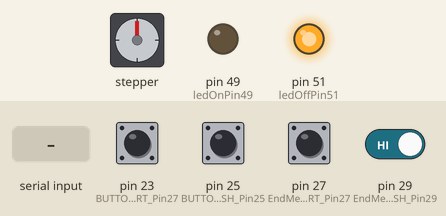
This sketch was run on a simulated Arduino Mega 2560, built with avr-gcc and run on an emulated ATmega2560. Parts: stepper motor, output pins drawn as LEDs (lit = HIGH). Inputs (shaded band) come from the test bench; at power-on: pin 27 (EndMech_START_Pin27), pin 29 (EndMech_FINISH_Pin29) HIGH, pin 23 (BUTTON_TO_START_Pin27), pin 25 (BUTTON_TO_FINISH_Pin25) LOW. Stepper angles assume 200 steps per turn.

Above: at 1.2 s.
1.3 s: pin 23 (BUTTON_TO_START_Pin27) pulled HIGH for 0.15 s
At 1.45 s:
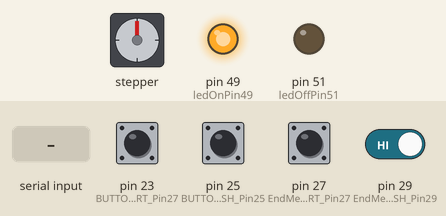
4.3 s: "0\n" received over Serial
At 5.2 s:
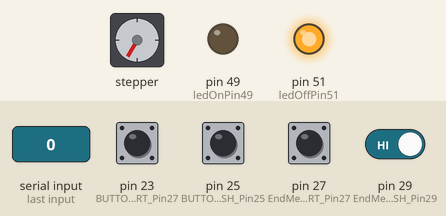
5.8 s: pin 25 (BUTTON_TO_FINISH_Pin25) pulled HIGH for 0.15 s
At 5.95 s:
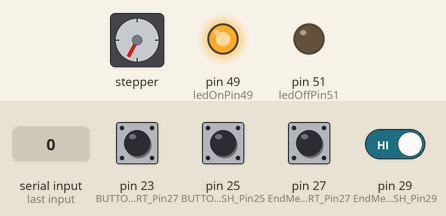
8.9 s: pin 29 (EndMech_FINISH_Pin29) driven LOW
At 9.8 s:
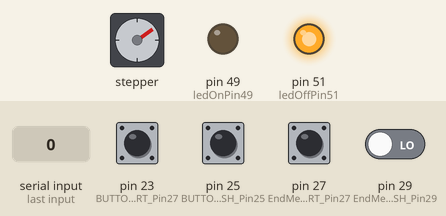
10.4 s: pin 23 (BUTTON_TO_START_Pin27) pulled HIGH for 1 s
At 10.55 s:
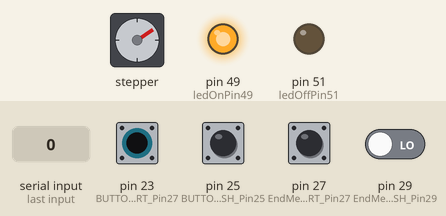
14.4 s: "200\n" received over Serial
At 15.3 s:
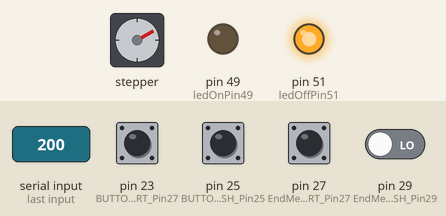
Timing chart, 0 to 16.9 s (numbered marks = the images above; inputs shaded):
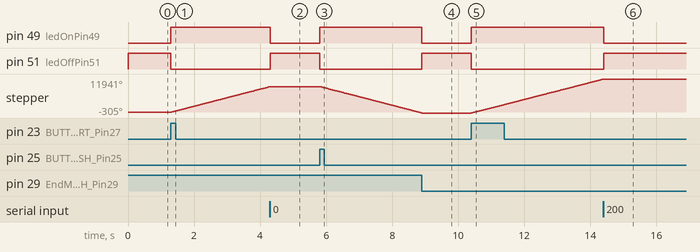

Measured:
- after the input at 1.3 s, pin 49 (ledOnPin49): LOW → HIGH at once; pin 51 (ledOffPin51): HIGH → LOW at once; stepper: keeps turning clockwise at about 3068°/s, starting at once
- after the input at 4.3 s, pin 49 (ledOnPin49): HIGH → LOW at once; pin 51 (ledOffPin51): LOW → HIGH at once
- after the input at 5.8 s, pin 49 (ledOnPin49): LOW → HIGH at once; pin 51 (ledOffPin51): HIGH → LOW at once; stepper: keeps turning counter-clockwise at about 3070°/s, starting at once
- after the input at 8.9 s, pin 49 (ledOnPin49): HIGH → LOW at once; pin 51 (ledOffPin51): LOW → HIGH at once
- after the input at 10.4 s, pin 49 (ledOnPin49): LOW → HIGH at once; pin 51 (ledOffPin51): HIGH → LOW at once; stepper: keeps turning clockwise at about 3058°/s, starting at once
- after the input at 14.4 s, pin 49 (ledOnPin49): HIGH → LOW at once; pin 51 (ledOffPin51): LOW → HIGH at once

The sketch:

VICIAN.ino
```cpp
int dir = 0;                               //направление 0 - стоп, 1 - идти в end position, 2 - идти в start position
int triga = 0;
int MAXSPEED    = 9000;                   //максимальное кол-во STEP)
int GEAR_COUNT  = 9;                       //делитель   (макс. кол-во "передач")
int GEAR;                                  //кол-во STEP в одной "передаче"

//пины концевиков
const int EndMech_FINISH_Pin29 = 29;       //end  position
const int EndMech_START_Pin27 = 27;        //start position

//пины кнопок
const int BUTTON_TO_FINISH_Pin25 = 25;     //кнопка идти в end position
const int BUTTON_TO_START_Pin27 = 23;      //кнопка идти в start position

//состояние концевиков
boolean start;
boolean finish;

//состояние кнопок
boolean state_button_start;
boolean state_button_finish;

//пины LED
int ledOnPin49 = 49;
int ledOffPin51 = 51;

String inString = "";    //incoming str from COM

//формат обмена = 3 цифры
int Digit_1 = 0; //направление
int Digit_2 = 0; //текущая "передача"
int Digit_3 = 1; //зарезервировано

#include <AccelStepper.h>

AccelStepper stepper (1, 8, 9);

void setup()
{
  stepper.setMaxSpeed(MAXSPEED);
  Serial.begin(9600);
  while (!Serial) {
    ; // wait for serial port to connect. Needed for native USB port only
  }

  //режим пинов концевиков
  pinMode(EndMech_FINISH_Pin29, INPUT);
  pinMode(EndMech_START_Pin27, INPUT);

  //режим пинов кнопок
  pinMode(BUTTON_TO_FINISH_Pin25, INPUT);
  pinMode(BUTTON_TO_START_Pin27, INPUT);

  //режим пинов LED
  pinMode(ledOnPin49, OUTPUT);
  pinMode(ledOffPin51, OUTPUT);

  //считываем сотояние концевиков
  start  = digitalRead(EndMech_START_Pin27);
  finish = digitalRead(EndMech_FINISH_Pin29);

  //считываем сотояние кнопок
  state_button_start = digitalRead(BUTTON_TO_START_Pin27);
  state_button_finish = digitalRead(BUTTON_TO_FINISH_Pin25);

  led_work();
  led_stop();
}

void loop()
{

  button_click();

  if (Digit_1 == 0) {
    stepper.stop();
    led_stop();
    return;
  }
  if (Digit_2 == 0) {
    stepper.stop();
    led_stop();
    return;
  }
  if (Digit_3 == 0) {
    stepper.stop();
    led_stop();
    return;
  }

  GEAR = get_gear(MAXSPEED, GEAR_COUNT);
  dir = get_dir();

  if (get_permission()) {

    //при смене направления остановится
    if (dir != 0) {
      if (triga != dir) {
        stepper.stop();
        led_stop();
      }
    }

    stepper.setSpeed(long(dir) * long(GEAR) * long(Digit_2));
    //stepper.setSpeed(long(dir) * long(9000));
    stepper.runSpeed();
    led_work();
  }
  else {
    stepper.stop();
    led_stop();
  }

  triga = dir;
}

void serialEvent() {

  while (Serial.available() > 0) {

    byte inChar = Serial.read();

    //c = 0;

    if (isAlphaNumeric(inChar)) {
      // конвертировать входящий байт в символ и склеить:
      inString += (char)inChar;
    }
    // если приняли символ Enter, обрабатываем:
    if (inChar == '\n') {

      if (inString.length() == 3) {

        Digit_1 = map(inString.charAt(0), 48, 57, 1, 10) - 1;
        Digit_2 = map(inString.charAt(1), 48, 57, 1, 10) - 1;
        Digit_3 = map(inString.charAt(2), 48, 57, 1, 10) - 1;

      }
      else if (inString.length() < 3) {

        Digit_1 = 0;
        Digit_2 = 0;
        Digit_3 = 0;

      }
      else {
        if (inString.startsWith("max")) {
          MAXSPEED = inString.substring(3).toInt();
        }
        if (inString.startsWith("gear")) {
          GEAR_COUNT = inString.substring(4).toInt();
        }
      }
      // очистим для нового ввода:
      inString = "";
    }
  }
}

int get_gear(int MAX_SPEED, int G_COUNT) {
  if (G_COUNT == 0) {
    return 0;
  }
  return MAX_SPEED / G_COUNT;
}

int get_dir() {

  if(Digit_1 == 1) {
    return  -1;
  }
  if(Digit_1 == 2) {
    return  1;
  }
  return 0;
}

void button_click() {
  //считываем состояние кнопок
  state_button_start = digitalRead(BUTTON_TO_START_Pin27);
  state_button_finish = digitalRead(BUTTON_TO_FINISH_Pin25);


  if (state_button_finish == HIGH && state_button_start == LOW) {
    //с кнопок - поедем на половине максималки
    Digit_1 = 1;
    Digit_2 = 3;
    Digit_3 = 1;
  }
  else if (state_button_start == HIGH && state_button_finish == LOW) {
    Digit_1 = 2;
    Digit_2 = 3;
    Digit_3 = 1;
  }
  else if (state_button_finish == HIGH && state_button_start == HIGH) {
    Digit_1 = 0;
    Digit_2 = 0;
    Digit_3 = 0;
  }
}

boolean get_permission() {
  //считываем состояние концевиков
  start = digitalRead(EndMech_START_Pin27);
  finish = digitalRead(EndMech_FINISH_Pin29);

  if (start == LOW && dir == 1)
  {
    stepper.stop();
    led_stop();
    return false;
  }
  if (finish == LOW && dir == -1)
  {
    stepper.stop();
    led_stop();
    return false;
  }
  return true;
}

void led_work() {
  digitalWrite(ledOnPin49, HIGH);
  digitalWrite(ledOffPin51, LOW);
}

void led_stop() {
  digitalWrite(ledOnPin49, LOW);
  digitalWrite(ledOffPin51, HIGH);
}
```
